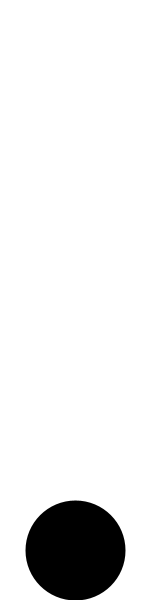
Frame 1 (no input)
Frame 60 (the mouse pressed at the canvas centre just before this capture): identical to frame 1, image omitted
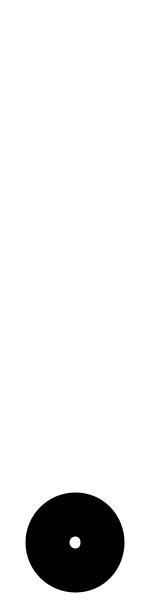
Frame 120 (the mouse held since frame 60 and released just before this capture)

The Processing sketch that drew these frames (run headless with seeded random() and noise(); from frame 60 on, the mouse is pressed at the canvas centre):

// Processing sketch: processing_27972
// ── processing_27972.pde


// festlegen aller gebrauchten variablen
float vy=0, linienPara=50,
elliPara=50, beschleunigung=0;

// stage einrichten
void setup(){
size(150,600);
smooth();
}



void draw(){

background(255);



if(mousePressed){
  fill(255);
  stroke(0);


  if(linienPara>0.2){
  linienPara= linienPara-0.1;
  elliPara = elliPara+0.1;
  beschleunigung=beschleunigung+0.004;
  
  strokeWeight(linienPara);
  ellipse(75,vy,elliPara,elliPara);
  vy=vy-beschleunigung;
  }
  



}
else{
background(255);
fill(255);
stroke(0);
strokeWeight(50);
ellipse(75,550,elliPara,elliPara);

vy=550;
linienPara=50;
elliPara=50;
beschleunigung=0;
}

}
